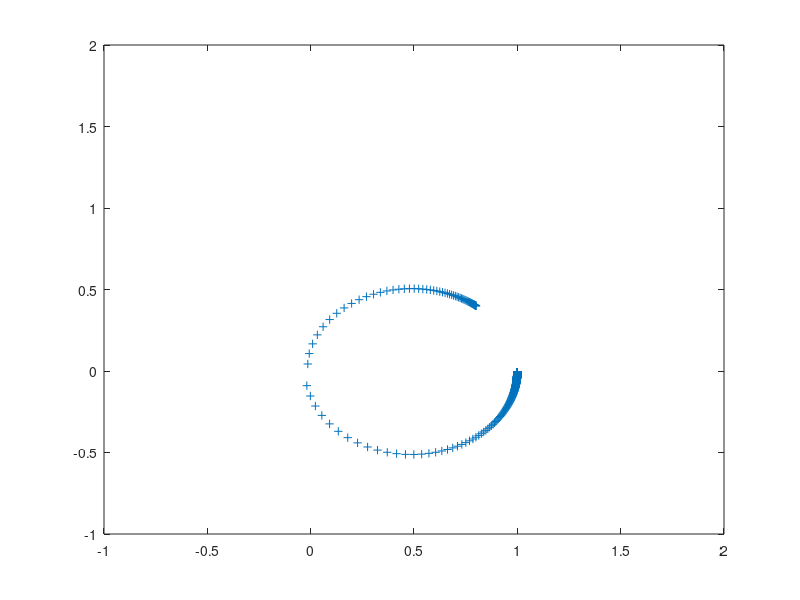

The MATLAB script that drew this image:
%% 1-D Hemholtz and shifted Laplace matrices

%Parameters
np = 800;    %number of interior discretization points
h  = 1/np;  %gridsize
k  = 200;    %wavenumber
b  = 0.5;   %complex shift 

% %% Dirichlet Boundary Conditions
% 
% %1-D Helmholtz with Dirichlet boundary conditions (DBC)
% l    = ones(np,1)*(-1/h^2);  %lower(=upper) diagonal
% d    = ones(np,1)*(2/h^2); 
% A_d  = spdiags([l d l],[-1 0 1],np,np)- k^2*speye(np); 
% 
% %1-D Shifted Laplacian with DBC
% l    = ones(np,1)*(-1/h^2);  %lower(=upper) diagonal
% d    = ones(np,1)*(2/h^2); 
% M_d  = spdiags([l d l],[-1 0 1],np,np)- k^2*(1-1i*0.5)*speye(np); 
% 
% %Preconditioned matrix (with DBC)
% S_d = M_d\A_d;
% eigv= eigs(S, length(S)-2);
% plot(eigv)



%% Sommerfeld boundary conditions
%1-D Helmholtz with Sommerfeld boundary conditions
d     = ones(np,1)*(2-k^2*h^2); 
a     = (1-(k^2*h^2)/2+1i*k*h); 
b     = (1-(k^2*h^2)/2-1i*k*h);
d     =  [a; d; b];   %diagonal
u     =  -ones(np+2,1);      
A_s     = 1/(h^2)*spdiags([u d u],[-1 0 1],np+2,np+2); %Helmholtz matrix

%1-D Shifted Laplacian with Sommerfeld boundary conditions
d     = ones(np,1)*(2-k^2*(1-0.5*1i)*h^2); 
gamma = (1-(k^2*(1-0.5*1i)*h^2)/2-1i*k*h); 
d     =  [gamma; d; gamma];   
u     =  -ones(np+2,1);      
M_s    = 1/(h^2)*spdiags([u d u],[-1 0 1],np+2,np+2); %Shifted Laplace matrix

%Preconditioned matrix
S_s = M_s\A_s;
eigv= eigs(S_s, length(S_s)-2);
plot(eigv,'+'), axis([-1 2 -1 2]), shg
